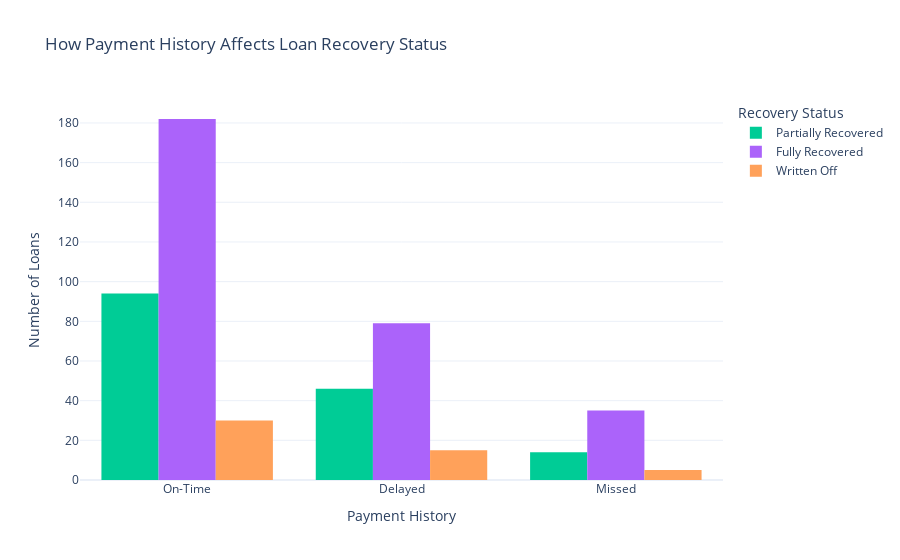

Write notebook code for a chart like this one.
### Markdown cell above
# Analyzing Payment History

### Code cell
fig = px.histogram(df, x="Payment_History", color="Recovery_Status", barmode="group",
                   title="How Payment History Affects Loan Recovery Status",
                   labels={"Payment_History": "Payment History", "count": "Number of Loans"},
                   color_discrete_map={"Recovered": "green", "Not Recovered": "red"})

fig.update_layout(
    xaxis_title="Payment History",
    yaxis_title="Number of Loans",
    legend_title="Recovery Status",
    template="plotly_white",
    height=700
        )

fig.show()

### Figure 1 — Plotly figure (JSON) as saved in the notebook; plotly's stock layout.template omitted (floating-point values rounded to 4 significant figures; data arrays with more than 128 entries replaced by an {"elided": "..."} marker saying what was removed)
{"data": [{"alignmentgroup": "True", "bingroup": "x", "hovertemplate": "Recovery_Status=Partially Recovered<br>Payment History=%{x}<br>count=%{y}<extra></extra>", "legendgroup": "Partially Recovered", "marker": {"color": "#00cc96", "pattern": {"shape": ""}}, "name": "Partially Recovered", "offsetgroup": "Partially Recovered", "orientation": "v", "showlegend": true, "type": "histogram", "x": {"elided": "154 str values"}, "xaxis": "x", "yaxis": "y"}, {"alignmentgroup": "True", "bingroup": "x", "hovertemplate": "Recovery_Status=Fully Recovered<br>Payment History=%{x}<br>count=%{y}<extra></extra>", "legendgroup": "Fully Recovered", "marker": {"color": "#ab63fa", "pattern": {"shape": ""}}, "name": "Fully Recovered", "offsetgroup": "Fully Recovered", "orientation": "v", "showlegend": true, "type": "histogram", "x": {"elided": "296 str values"}, "xaxis": "x", "yaxis": "y"}, {"alignmentgroup": "True", "bingroup": "x", "hovertemplate": "Recovery_Status=Written Off<br>Payment History=%{x}<br>count=%{y}<extra></extra>", "legendgroup": "Written Off", "marker": {"color": "#FFA15A", "pattern": {"shape": ""}}, "name": "Written Off", "offsetgroup": "Written Off", "orientation": "v", "showlegend": true, "type": "histogram", "x": ["Delayed", "Delayed", "On-Time", "Delayed", "On-Time", "On-Time", "On-Time", "On-Time", "Delayed", "On-Time", "On-Time", "On-Time", "Delayed", "Delayed", "On-Time", "Missed", "Missed", "On-Time", "Missed", "Delayed", "Delayed", "On-Time", "On-Time", "Missed", "On-Time", "Delayed", "On-Time", "Delayed", "On-Time", "On-Time", "On-Time", "On-Time", "On-Time", "Delayed", "Delayed", "On-Time", "On-Time", "On-Time", "Delayed", "Delayed", "Missed", "On-Time", "On-Time", "On-Time", "On-Time", "On-Time", "On-Time", "Delayed", "On-Time", "On-Time"], "xaxis": "x", "yaxis": "y"}], "layout": {"autosize": true, "barmode": "group", "legend": {"title": {"text": "Recovery Status"}, "tracegroupgap": 0}, "title": {"text": "How Payment History Affects Loan Recovery Status"}, "xaxis": {"anchor": "y", "autorange": true, "domain": [0, 1], "range": [-0.5, 2.5], "title": {"text": "Payment History"}, "type": "category"}, "yaxis": {"anchor": "x", "autorange": true, "domain": [0, 1], "range": [0, 191.6], "title": {"text": "Number of Loans"}}}}
